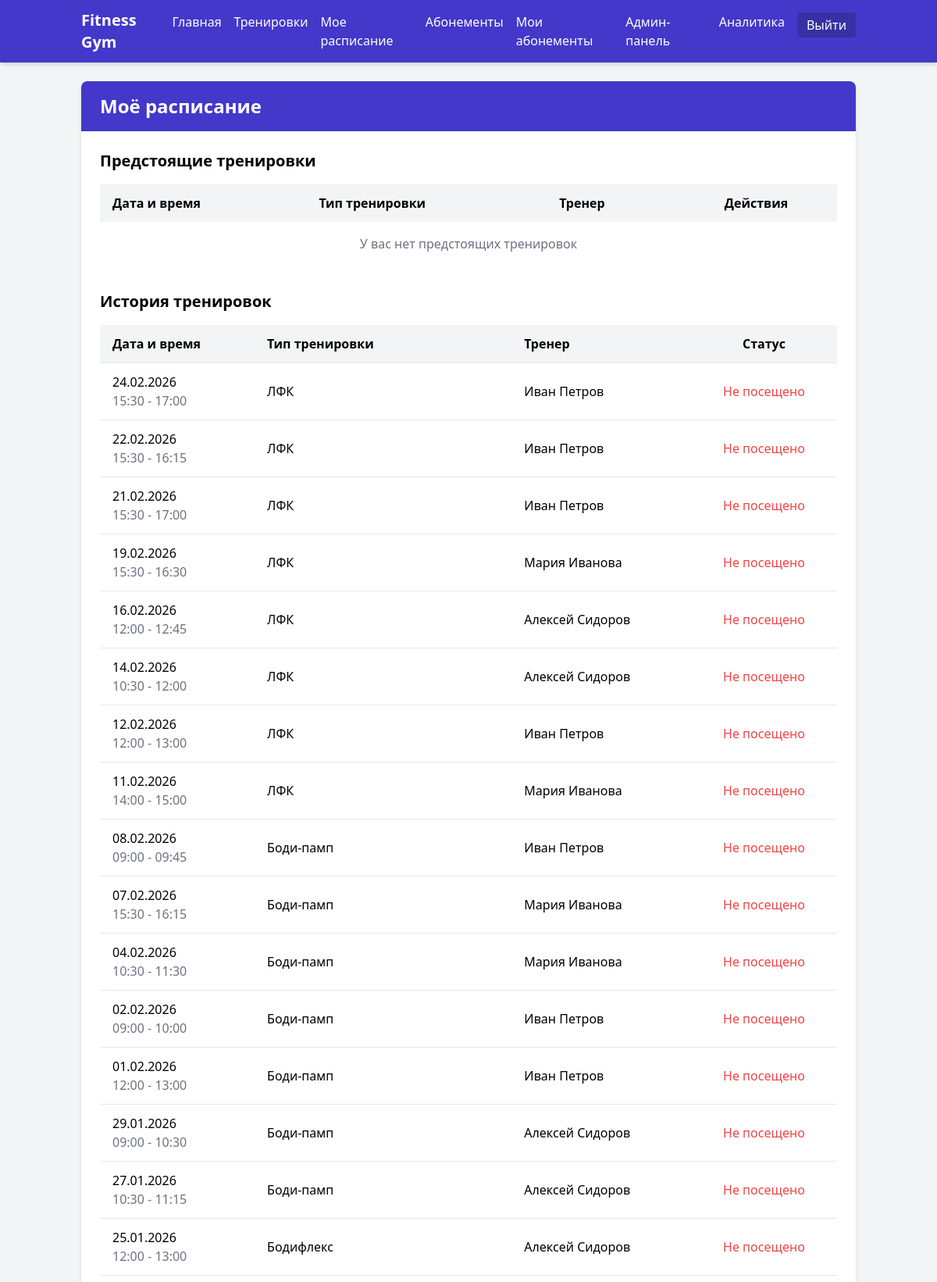
/user/schedule (signed in, upper part), run on the app's committed database.
### models/models.py (models this page shows, shortened)
class Booking(db.Model):
    __tablename__ = 'bookings'
    id = db.Column(db.Integer, primary_key=True)
    user_id = db.Column(db.Integer, db.ForeignKey('users.id'), nullable=False)
    workout_id = db.Column(db.Integer, db.ForeignKey('workouts.id'), nullable=False)
    booked_at = db.Column(db.DateTime, default=datetime.utcnow)
    attended = db.Column(db.Boolean, default=False)
    visit_charged = db.Column(db.Boolean, default=False)

class Workout(db.Model):
    __tablename__ = 'workouts'
    id = db.Column(db.Integer, primary_key=True)
    trainer_id = db.Column(db.Integer, db.ForeignKey('trainers.id'), nullable=False)
    workout_type_id = db.Column(db.Integer, db.ForeignKey('workout_types.id'), nullable=False)
    start_time = db.Column(db.DateTime, nullable=False)
    end_time = db.Column(db.DateTime, nullable=False)
    max_participants = db.Column(db.Integer, default=10)
    description = db.Column(db.Text)
    bookings = db.relationship('Booking', backref='workout', lazy=True, cascade="all, delete-orphan")

class WorkoutType(db.Model):
    __tablename__ = 'workout_types'
    id = db.Column(db.Integer, primary_key=True)
    name = db.Column(db.String(100), nullable=False, unique=True)
    description = db.Column(db.Text)
    workouts = db.relationship('Workout', backref='workout_type', lazy=True)

class Trainer(db.Model):
    __tablename__ = 'trainers'
    id = db.Column(db.Integer, primary_key=True)
    first_name = db.Column(db.String(50), nullable=False)
    last_name = db.Column(db.String(50), nullable=False)
    experience_years = db.Column(db.Integer, default=0)
    specialization = db.Column(db.String(100), nullable=False)
    profile = db.Column(db.Text)
    workouts = db.relationship('Workout', backref='trainer', lazy=True, cascade="all, delete-orphan")

### controllers/user.py (the view)
@user_bp.route('/schedule')
@login_required
def schedule():
    today = datetime.now().date()
    future_bookings = Booking.query.join(Workout).filter(
        Booking.user_id == current_user.id,
        Workout.start_time >= today
    ).order_by(Workout.start_time).all()
    past_bookings = Booking.query.join(Workout).filter(
        Booking.user_id == current_user.id,
        Workout.start_time < today
    ).order_by(Workout.start_time.desc()).all()
    return render_template('user/schedule.html',
                         title='Моё расписание',
                         future_bookings=future_bookings,
                         past_bookings=past_bookings)

### templates/user/schedule.html (shortened to what this page needs)
{% extends 'base.html' %}
{% block content %}
    <div class="bg-white rounded-lg shadow-md overflow-hidden">
        <div class="bg-indigo-700 text-white py-4 px-6">
            <h2 class="text-2xl font-bold">Моё расписание</h2>
        </div>
        <div class="p-6">
            <h3 class="text-xl font-semibold mb-4">Предстоящие тренировки</h3>
            <div class="overflow-x-auto mb-8">
                <table class="min-w-full">
                    <thead class="bg-gray-100">
                        <tr>
                            <th class="py-3 px-4 text-left">Дата и время</th>
                            <th class="py-3 px-4 text-left">Тип тренировки</th>
                            <th class="py-3 px-4 text-left">Тренер</th>
                            <th class="py-3 px-4 text-center">Действия</th>
                        </tr>
                    </thead>
                    <tbody>
                        {% for booking in future_bookings %}
                            <tr class="border-t hover:bg-gray-50">
                                <td class="py-3 px-4">
                                    {{ booking.workout.start_time.strftime('%d.%m.%Y') }}<br>
                                    <span class="text-gray-500">{{ booking.workout.start_time.strftime('%H:%M') }} - {{ booking.workout.end_time.strftime('%H:%M') }}</span>
                                </td>
                                <td class="py-3 px-4">{{ booking.workout.workout_type.name }}</td>
                                <td class="py-3 px-4">
                                    {{ booking.workout.trainer.first_name }} {{ booking.workout.trainer.last_name }}
                                </td>
                                <td class="py-3 px-4 text-center">
                                    <form action="{{ url_for('user.cancel_booking', booking_id=booking.id) }}" method="post" class="inline" onsubmit="return confirm('Вы уверены, что хотите отменить запись на тренировку?');">
                                        <button type="submit" class="bg-red-500 hover:bg-red-600 text-white px-3 py-1 rounded text-sm">
                                            Отменить
                                        </button>
                                    </form>
                                </td>
                            </tr>
                        {% else %}
                            <tr>
                                <td colspan="4" class="py-4 px-4 text-center text-gray-500">У вас нет предстоящих тренировок</td>
                            </tr>
                        {% endfor %}
                    </tbody>
                </table>
            </div>
            <h3 class="text-xl font-semibold mb-4">История тренировок</h3>
            <div class="overflow-x-auto">
                <table class="min-w-full">
                    <thead class="bg-gray-100">
                        <tr>
                            <th class="py-3 px-4 text-left">Дата и время</th>
                            <th class="py-3 px-4 text-left">Тип тренировки</th>
                            <th class="py-3 px-4 text-left">Тренер</th>
                            <th class="py-3 px-4 text-center">Статус</th>
                        </tr>
                    </thead>
                    <tbody>
                        {% for booking in past_bookings %}
                            <tr class="border-t hover:bg-gray-50">
                                <td class="py-3 px-4">
                                    {{ booking.workout.start_time.strftime('%d.%m.%Y') }}<br>
                                    <span class="text-gray-500">{{ booking.workout.start_time.strftime('%H:%M') }} - {{ booking.workout.end_time.strftime('%H:%M') }}</span>
                                </td>
                                <td class="py-3 px-4">{{ booking.workout.workout_type.name }}</td>
                                <td class="py-3 px-4">
                                    {{ booking.workout.trainer.first_name }} {{ booking.workout.trainer.last_name }}
                                </td>
                                <td class="py-3 px-4 text-center">
                                    {% if booking.attended %}
                                        <span class="text-green-500">Посещено</span>
                                    {% else %}
                                        <span class="text-red-500">Не посещено</span>
                                    {% endif %}
                                </td>
                            </tr>
                        {% else %}
                            <tr>
                                <td colspan="4" class="py-4 px-4 text-center text-gray-500">У вас нет истории тренировок</td>
                            </tr>
                        {% endfor %}
                    </tbody>
                </table>
            </div>
        </div>
    </div>
{% endblock %}

### data on the page
Booking: workout.start_time "24.02.2026", workout.start_time "15:30", workout.end_time "17:00", workout.workout_type.name "ЛФК", workout.trainer.first_name "Иван", workout.trainer.last_name "Петров", attended "Не посещено"
Booking: workout.start_time "22.02.2026", workout.start_time "15:30", workout.end_time "16:15", workout.workout_type.name "ЛФК", workout.trainer.first_name "Иван", workout.trainer.last_name "Петров", attended "Не посещено"
Booking: workout.start_time "21.02.2026", workout.start_time "15:30", workout.end_time "17:00", workout.workout_type.name "ЛФК", workout.trainer.first_name "Иван", workout.trainer.last_name "Петров", attended "Не посещено"
Booking: workout.start_time "19.02.2026", workout.start_time "15:30", workout.end_time "16:30", workout.workout_type.name "ЛФК", workout.trainer.first_name "Мария", workout.trainer.last_name "Иванова", attended "Не посещено"
Booking: workout.start_time "16.02.2026", workout.start_time "12:00", workout.end_time "12:45", workout.workout_type.name "ЛФК", workout.trainer.first_name "Алексей", workout.trainer.last_name "Сидоров", attended "Не посещено"
Booking: workout.start_time "14.02.2026", workout.start_time "10:30", workout.end_time "12:00", workout.workout_type.name "ЛФК", workout.trainer.first_name "Алексей", workout.trainer.last_name "Сидоров", attended "Не посещено"
Booking: workout.start_time "12.02.2026", workout.start_time "12:00", workout.end_time "13:00", workout.workout_type.name "ЛФК", workout.trainer.first_name "Иван", workout.trainer.last_name "Петров", attended "Не посещено"
Booking: workout.start_time "11.02.2026", workout.start_time "14:00", workout.end_time "15:00", workout.workout_type.name "ЛФК", workout.trainer.first_name "Мария", workout.trainer.last_name "Иванова", attended "Не посещено"
Booking: workout.start_time "08.02.2026", workout.start_time "09:00", workout.end_time "09:45", workout.workout_type.name "Боди-памп", workout.trainer.first_name "Иван", workout.trainer.last_name "Петров", attended "Не посещено"
Booking: workout.start_time "07.02.2026", workout.start_time "15:30", workout.end_time "16:15", workout.workout_type.name "Боди-памп", workout.trainer.first_name "Мария", workout.trainer.last_name "Иванова", attended "Не посещено"
Booking: workout.start_time "04.02.2026", workout.start_time "10:30", workout.end_time "11:30", workout.workout_type.name "Боди-памп", workout.trainer.first_name "Мария", workout.trainer.last_name "Иванова", attended "Не посещено"
Booking: workout.start_time "02.02.2026", workout.start_time "09:00", workout.end_time "10:00", workout.workout_type.name "Боди-памп", workout.trainer.first_name "Иван", workout.trainer.last_name "Петров", attended "Не посещено"
Booking: workout.start_time "01.02.2026", workout.start_time "12:00", workout.end_time "13:00", workout.workout_type.name "Боди-памп", workout.trainer.first_name "Иван", workout.trainer.last_name "Петров", attended "Не посещено"
Booking: workout.start_time "29.01.2026", workout.start_time "09:00", workout.end_time "10:30", workout.workout_type.name "Боди-памп", workout.trainer.first_name "Алексей", workout.trainer.last_name "Сидоров", attended "Не посещено"
Booking: workout.start_time "27.01.2026", workout.start_time "10:30", workout.end_time "11:15", workout.workout_type.name "Боди-памп", workout.trainer.first_name "Алексей", workout.trainer.last_name "Сидоров", attended "Не посещено"
Booking: workout.start_time "25.01.2026", workout.start_time "12:00", workout.end_time "13:00", workout.workout_type.name "Бодифлекс", workout.trainer.first_name "Алексей", workout.trainer.last_name "Сидоров", attended "Не посещено"
